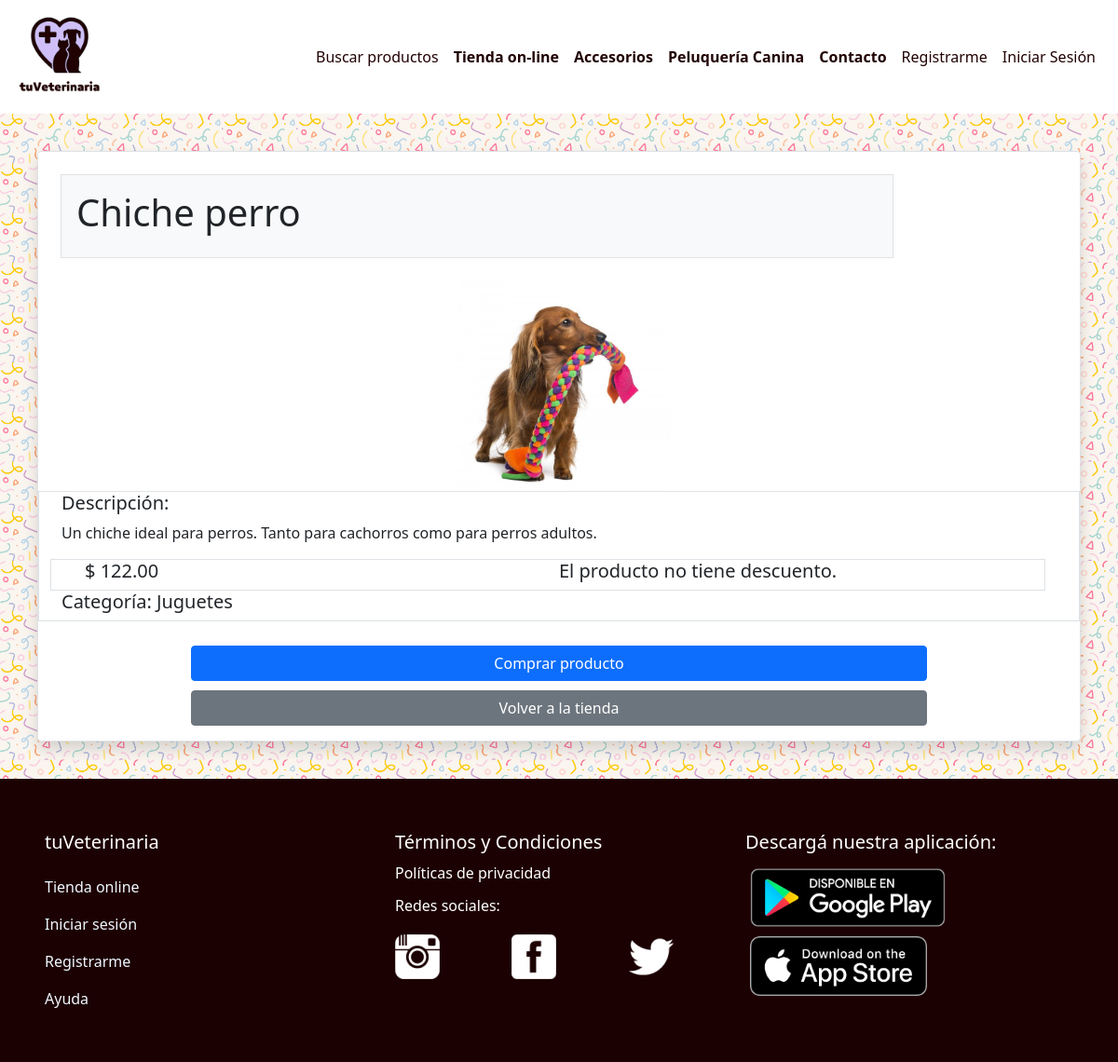
/tienda/1/ver/, run on an earlier commit of the app's database.
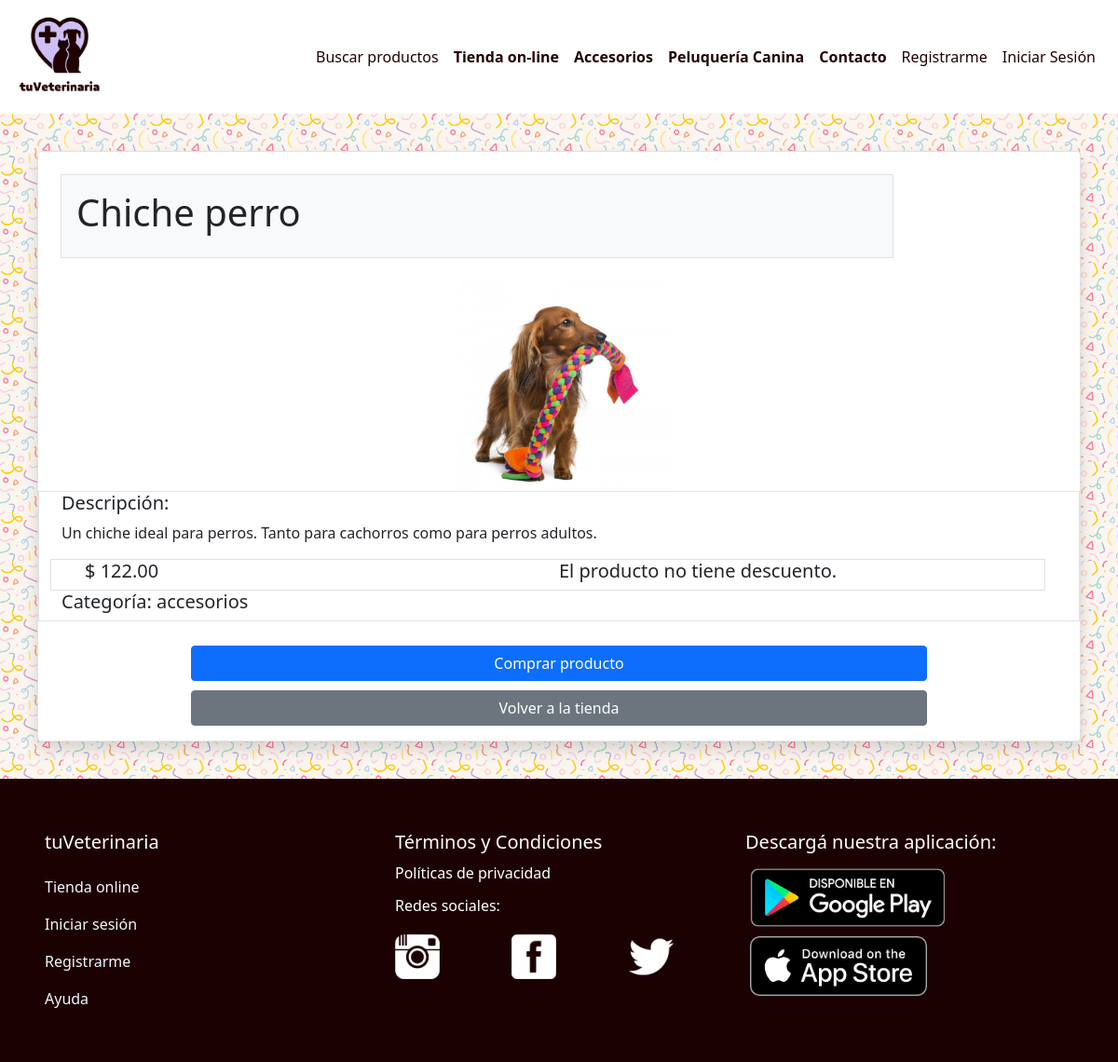
And on a later commit of the database.
### productos/models.py (models this page shows, shortened)
class Producto(models.Model):
    Borrador = 'Borrador'
    Publicado = 'Publicado'
    Retirado = 'Retirado'
    APROBACION_PRODUCTO = (
        (Borrador, 'Borrador'),
        (Publicado, 'Publicado'),
        (Retirado, 'Retirado'),
    )
    estado = models.CharField(max_length=10, choices=APROBACION_PRODUCTO, default='Borrador')
    producto = models.CharField(max_length=150)
    descripcion = RichTextUploadingField('descripcion', blank=True, null=True)
    fecha_publicacion = models.DateTimeField('Fecha de publicación')
    imagen = models.ImageField(upload_to="producto/%Y/%m/%d", blank=True, null=True)
    categoria = models.ForeignKey(
        Categoria, blank=False, null=True, on_delete=models.CASCADE
    )
    accesorios = models.BooleanField(default=False)
    stock = models.IntegerField(default=0)
    descripcion = models.TextField(default="")
    precio = models.DecimalField(max_digits=12, decimal_places=2, default=0.00)
    descuento = models.IntegerField(default=0)

class Categoria(models.Model):
    nombre = models.CharField(max_length=100, db_index=True)
    descripcion = models.CharField(max_length=250, db_index=True, default="descripcion")
    slug = models.SlugField(max_length=100, db_index=True)
    def __str__(self):
        return '%s' % self.nombre

### tienda/views.py (the view)
# urls.py: path('<int:producto_id>/ver/', views.ver_imagen, name="ver"),
def ver_imagen(request, producto_id):
    params = {}
    try:
        producto = Producto.objects.get(pk=producto_id)
    except Producto.DoesNotExist:
        raise Http404
    params["producto"] = producto
    return render(request, "tienda/verimagen.html", params)

### templates/tienda/verimagen.html
{% extends "layout.html" %}
{% load static %}
{% block tienda %}
<div class="container-fluid fondo-formulario p-4" style=" background-image:url({% static "img/patron1.jpg" %});" >
    <div class="card border border-radius shadow m-3">
        <div class="card-title border m-4 p-3 bg-light " style="width: 80%;" >
            <h1>{{producto.producto}}</h1>
          </div>
            <img src="/media/{{producto.imagen}}" class="mx-auto img-responsive" style="width: 15rem;">
            <div class="container border border-radius">
            <h5 class="card-title">Descripción:
            </h5>
            <p class="card-text"> {{producto.descripcion|safe}}</p>
            <div class="container  border border-radius row">
                <div class="col">
                    <h5 class="card-title">$ {{producto.precio}}</h5>
                </div>
                <div class="col">
                    {% if producto.descuento == 0 %}
                    <h5 class="card-title">El producto no tiene descuento.</h5>
                    {% else %}
                    <h5 class="card-title">Descuento: {{producto.descuento}}</h5>
                    {% endif %}
                 </div>
             </div>
            <h5 class="card-title">Categoría: {{producto.categoria}}   </h5>
          </div>
          <div class="container  w-md-50 w-75 my-3">
                <a href="{% url 'verimagenes' %}" class="btn w-100 btn-primary rounded" style="margin-top: 10px;">Comprar producto</a>
                <a href="{% url 'verimagenes' %}" class="btn w-100 btn-secondary rounded" style="margin-top: 10px;">Volver a la tienda</a>
            </div>
      </div>
</div>
{% endblock %}

### templates/layout.html (shortened to what this page needs)
{% extends "base.html" %}
{% load i18n %}
{% block content %}
{% block tienda %}{% endblock %}
{% endblock %}

### templates/base.html (shortened to what this page needs)
{% load static %}
<!Doctype html>
<html lang="es">
	<head>
		<link rel="stylesheet" type="text/css" href="{% static 'css/bootstrap/bootstrap.min.css' %}" />
	   	<link rel="stylesheet" type="text/css" href="{% static 'css/main.css' %}" />
	   	<link rel="stylesheet" type="text/css" href="{% static 'css/jquery-ui.min.css' %}" />
   <link
      href="https://cdnjs.cloudflare.com/ajax/libs/font-awesome/5.12.0/css/all.min.css"
      rel="stylesheet"
    />
	</head>
	<body>
  {% include "navbar.html" %}
    {% block content %}
    {% endblock %}
  {% include "footer.html" %}
	</body>
</html>

### templates/navbar.html (shortened to what this page needs)
{% load static %}
<nav class="navbar navbar-expand-lg navbar-light" id="mainNav">
    <a class="navbar-brand ms-3" href="{% url 'index' %}"><img id="logo" src="{% static 'img/logo veterinaria.png' %}" alt="logo de tuVeterinaria"/></a>
    <div class="collapse navbar-collapse" id="navbarTogglerDemo02">
    <ul class="navbar-nav p-3 ms-auto">
          <li class="nav-item  ">
            <a class="nav-link  " href="{% url 'usar_ajax' %}"   role="button"   aria-expanded="false">
              Buscar productos
            </a>
          </li>
      <li class="nav-item">
          <a class="nav-link active" href="{% url 'verimagenes'  %}" >Tienda on-line</a>
      </li>
     <li class="nav-item">
        <a class="nav-link active" href="{% url 'accesorios' %}">Accesorios</a>
      </li>
      <li class="nav-item ">
        <a class="nav-link active" href="{% url 'peluqueria' %}">Peluquería Canina</a>
      </li>
      <li class="nav-item">
          <a class="nav-link active" href="{% url 'contacto'  %}">Contacto</a>
      </li>
      {% if user.is_authenticated %}
      <div class="text-dark text-capitalize ms-4 " id="nombre-usuario">
        <a class="nav-link" href="#services">
          {{user.username}}</a>
      </div>
                  <li class="nav-item">
                      <a class="nav-link" href="{% url 'logout' %}">Finalizar Sesión</a>
                  </li>
        {% else %}
                  <li class="nav-item">
                    <a class="nav-link" href="{% url 'registro' %}">Registrarme</a>
                  </li>
                  <li class="nav-item">
                      <a class="nav-link" href="{% url 'login' %}">Iniciar Sesión</a>
                  </li>
     {% endif %}
  </div>
</nav>

### templates/footer.html
{% load static %}
<footer>
       <div class="container-fluid text-white p-5" style="background-color:#1C0102" >
            <div class="mx-auto">
            <div class="row">
              <div class="col-md-4">
                <div class="mw-100">
                  <div class="text-left py-2">
                    <h5>tuVeterinaria</h5>
                  </div>
                <ul style="list-style: none; margin:0; padding: 0;">
	<li class="py-2"><a style="text-decoration:none; color: aliceblue;" href="#">Tienda online</a></li>
	<li class="py-2"><a style="text-decoration:none; color: aliceblue;" href="#">Iniciar sesión</a></li>
             <li class="py-2"><a style="text-decoration:none; color: aliceblue;" href="#">Registrarme</a></li>
             <li class="py-2"><a style="text-decoration:none; color: aliceblue;" href="#">Ayuda</a></li>
                </ul>
                </div>
              </div>
              <div class="col-md-4 ">
                <div class="text-left py-2">
                  <h5>Términos y Condiciones</h5>
                  <h6 class="py-1">Políticas de privacidad</h6>
		  <h6 class="py-1">Redes sociales:</h6>
                </div>
                  <div class="row">
                    <div class="col-4">
                      <a href="https://www.instagram.com/doggyoficial1820/"><img src="{% static 'img/icon-instagram.png' %}"> </a>
                   </div>
                    <div class="col-4">
                      <a href="#"><img src="{% static 'img/icon-facebook.png' %}"> </a>
                    </div>
                    <div class="col-4">
                      <a href="https://twitter.com/AppDoggy"><img src="{% static 'img/icon-twitter.png' %}"> </a>
                    </div>
                </div>
          </div>
          <div class="col-md-4 text-left py-2">
            <h5>Descargá nuestra aplicación:</h5>
	    <a href="#"><img style= "max-width: 220px; padding: 5px;" src="{% static 'img/icon-google-play.png' %}"></a>
	    <a href="#"><img style= "max-width: 200px; padding: 5px;" src="{% static 'img/icon-apple-store.png' %}"></a>
          </div>
        </div>
      </footer>

What changed in the data, as far as the page shows it:
changed Producto "Chiche perro": categoria "Juguetes" → "accesorios"
